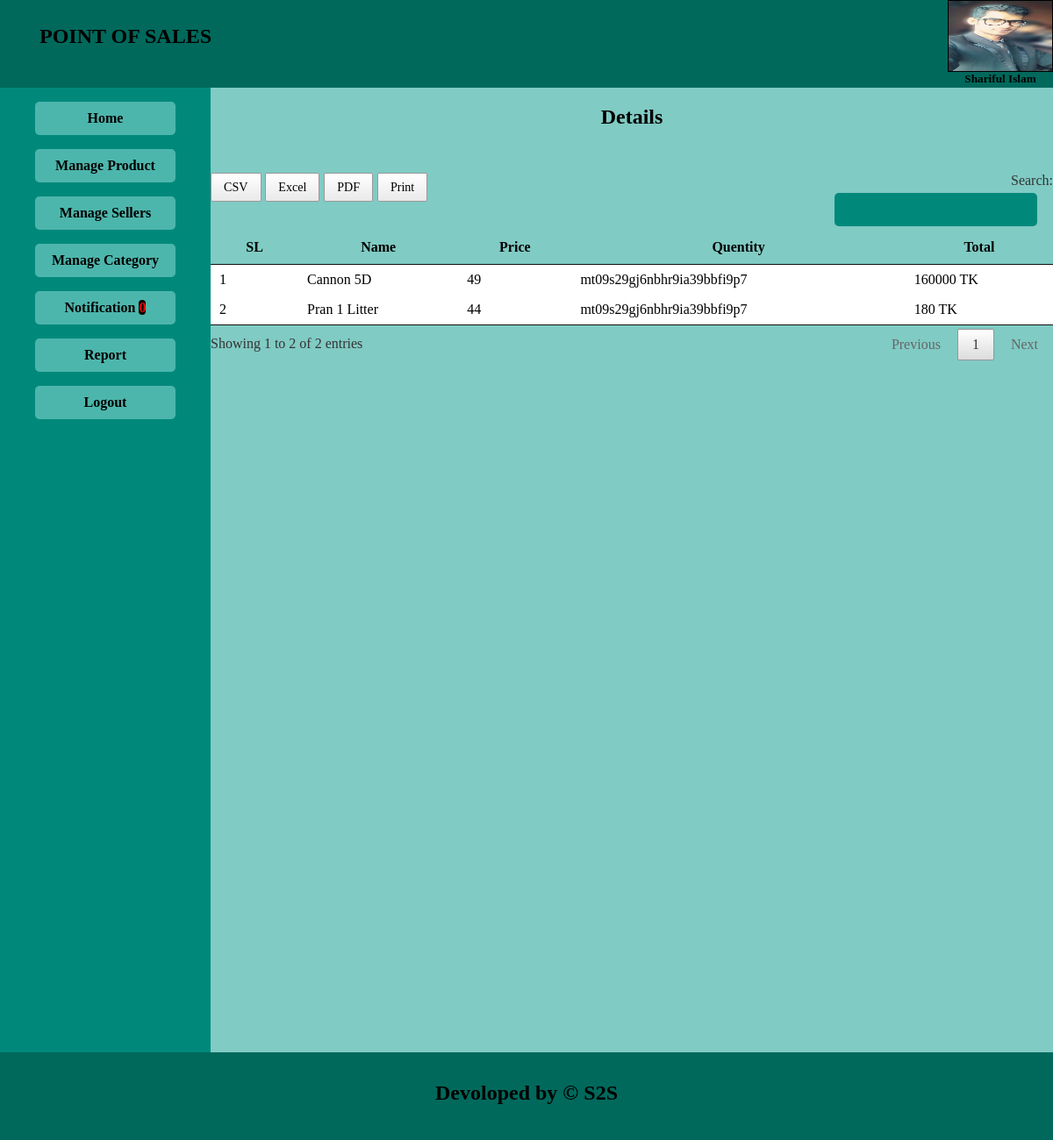
/admin/details.php?detailsid=mt09s29gj6nbhr9ia39bbfi9p7 (signed in), run on the app's committed database.
### tables this page shows
CREATE TABLE `sales_details` (
  `sale_id` int(11) NOT NULL,
  `product_id` int(11) NOT NULL,
  `product_price` float NOT NULL,
  `product_quantity` int(11) NOT NULL,
  `sessionid` varchar(255) NOT NULL,
  `sellerid` int(11) NOT NULL,
  `sale_date` varchar(20) NOT NULL
);

CREATE TABLE `products` (
  `id` int(11) NOT NULL,
  `name` varchar(50) NOT NULL,
  `subcategory_id` int(11) NOT NULL,
  `buy_price` float NOT NULL,
  `sale_price` float NOT NULL,
  `discount` int(11) NOT NULL,
  `quantity` float NOT NULL
);

### admin/details.php (the view, shortened to what this page needs)
<?php
if (isset($_GET['detailsid'])) {
    $idr = $_GET['detailsid'];
}
?>
<!DOCTYPE html>
<html>
<head>
	<link rel="stylesheet" type="text/css" href="css/style.css">
	<link href="calendar/jquery-ui.css" rel="stylesheet">
	<link rel="stylesheet" type="text/css" href="css/jquery.dataTables.min.css"/>
    <link rel="stylesheet" type="text/css" href="css/buttons.dataTables.min.css">
</head>
<body>
	<?php require("menu.php");?>
	<section>
		<h2 style="text-align: center;margin-bottom: 50px;"> Details</h2>
		<table id="table">
		<thead>
			<tr>
				<th>SL</th>
				<th>Name</th>
				<th>Price</th>
				<th>Quentity</th>
				<th>Total</th>
			</tr>
			</thead>
			<tbody>
			<?php
				$query="SELECT sales_details.*,products.* FROM sales_details,products WHERE sales_details.sessionid='$idr' AND sales_details.product_id=products.id";
			$con = mysqli_connect('localhost', 'root', '', 'dbpos') or die('Database not Found.');
				$exquery = mysqli_query($con,$query) or die('Somthing went wrong');
				$i=0;
        while ($result = mysqli_fetch_assoc($exquery)) {
           $i++;
				?>
				<tr>
			    <td><?php echo $i;?></td>
                <td><?php echo $result['name'];?></td>
                <td><?php echo $result['product_id'];?></td>
                <td><?php echo $result['sessionid'];?></td>
                <td><?php
               $stotal = $result['product_price'] * $result['product_quantity'];
               echo $stotal;?>
                TK</td>
            </tr>
				<?php }?>
				</tbody>
			</table>
		</section>
		<footer>
			<h2 style="text-align: center;margin: 0;padding: 33px 0px;">Devoloped by &copy; S2S</h2>
		</footer>
	</body>
	</html>

### admin/css/style.css (style rules this page uses)
body { margin: 0; padding: 0; width:100%; height: 1200px; }
section { background: #80cbc4 ; width: 80%; overflow: hidden; height: 1100px; }
footer { background: #00695c ; width: 100%; height: 100px; }

### data on the page
sales_details: product.name "Cannon 5D", product "49", sessionid "mt09s29gj6nbhr9ia39bbfi9p7", stotal "160000"
sales_details: product.name "Pran 1 Litter", product "44", sessionid "mt09s29gj6nbhr9ia39bbfi9p7", stotal "180"

### other printed values
$_SESSION['name'] "Shariful Islam…"
$val "0"
